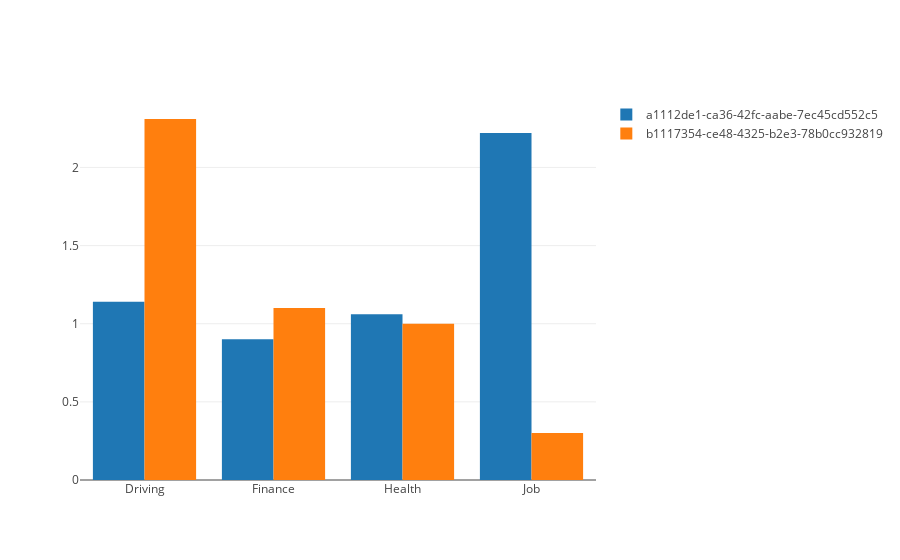

Notebook code cell kept with this figure:
### Code cell
ds.plot_stress_bar()

### Figure 1 — Plotly figure (JSON) as saved in the notebook; plotly's stock layout.template omitted (floating-point values rounded to 4 significant figures)
{"data": [{"name": "a1112de1-ca36-42fc-aabe-7ec45cd552c5", "type": "bar", "uid": "1d80828b-9c06-4558-9b28-d4865bd1c383", "x": ["Driving", "Finance", "Health", "Job"], "y": [1.14, 0.9, 1.06, 2.22]}, {"name": "b1117354-ce48-4325-b2e3-78b0cc932819", "type": "bar", "uid": "727335e8-24c3-41d7-b342-285dac9f0765", "x": ["Driving", "Finance", "Health", "Job"], "y": [2.31, 1.1, 1, 0.3]}], "layout": {"autosize": true, "xaxis": {"autorange": true, "range": [-0.5, 3.5], "type": "category"}, "yaxis": {"autorange": true, "range": [0, 2.432], "type": "linear"}}}
